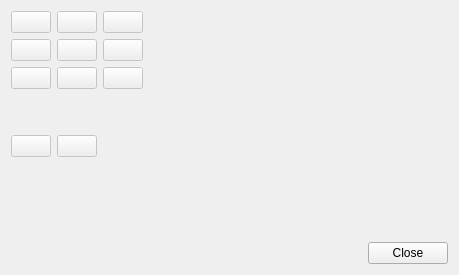
<?xml version="1.0" encoding="UTF-8"?>
<ui version="4.0">
 <class>ExtraMissionManagementDialog</class>
 <widget class="QWidget" name="ExtraMissionManagementDialog">
  <property name="geometry">
   <rect>
    <x>0</x>
    <y>0</y>
    <width>459</width>
    <height>275</height>
   </rect>
  </property>
  <property name="windowTitle">
   <string>Extra Mission Management</string>
  </property>
  <property name="windowIcon">
   <iconset resource="../img.qrc">
    <normaloff>:/img/logo.png</normaloff>:/img/logo.png</iconset>
  </property>
  <layout class="QVBoxLayout" name="verticalLayout">
   <item>
    <layout class="QGridLayout" name="gridLayout">
     <item row="0" column="1">
      <widget class="QPushButton" name="btnUnload">
       <property name="enabled">
        <bool>false</bool>
       </property>
       <property name="toolTip">
        <string>Unload mission</string>
       </property>
       <property name="icon">
        <iconset resource="../img.qrc">
         <normaloff>:/img/unload.png</normaloff>:/img/unload.png</iconset>
       </property>
       <property name="iconSize">
        <size>
         <width>32</width>
         <height>32</height>
        </size>
       </property>
      </widget>
     </item>
     <item row="4" column="0">
      <widget class="QPushButton" name="btnPrevious">
       <property name="enabled">
        <bool>false</bool>
       </property>
       <property name="toolTip">
        <string>Previous mission</string>
       </property>
       <property name="icon">
        <iconset resource="../img.qrc">
         <normaloff>:/img/previous.png</normaloff>:/img/previous.png</iconset>
       </property>
       <property name="iconSize">
        <size>
         <width>32</width>
         <height>32</height>
        </size>
       </property>
      </widget>
     </item>
     <item row="0" column="3">
      <spacer name="horizontalSpacer">
       <property name="orientation">
        <enum>Qt::Horizontal</enum>
       </property>
       <property name="sizeHint" stdset="0">
        <size>
         <width>40</width>
         <height>20</height>
        </size>
       </property>
      </spacer>
     </item>
     <item row="0" column="2">
      <widget class="QPushButton" name="btnReload">
       <property name="enabled">
        <bool>false</bool>
       </property>
       <property name="toolTip">
        <string>Reload mission</string>
       </property>
       <property name="icon">
        <iconset resource="../img.qrc">
         <normaloff>:/img/reload.png</normaloff>:/img/reload.png</iconset>
       </property>
       <property name="iconSize">
        <size>
         <width>32</width>
         <height>32</height>
        </size>
       </property>
      </widget>
     </item>
     <item row="2" column="0">
      <widget class="QPushButton" name="btnStart">
       <property name="enabled">
        <bool>false</bool>
       </property>
       <property name="toolTip">
        <string>Start mission</string>
       </property>
       <property name="icon">
        <iconset resource="../img.qrc">
         <normaloff>:/img/start.png</normaloff>:/img/start.png</iconset>
       </property>
       <property name="iconSize">
        <size>
         <width>32</width>
         <height>32</height>
        </size>
       </property>
      </widget>
     </item>
     <item row="1" column="2">
      <widget class="QPushButton" name="btnRerun">
       <property name="enabled">
        <bool>false</bool>
       </property>
       <property name="toolTip">
        <string>Rerun mission</string>
       </property>
       <property name="icon">
        <iconset resource="../img.qrc">
         <normaloff>:/img/rerun.png</normaloff>:/img/rerun.png</iconset>
       </property>
       <property name="iconSize">
        <size>
         <width>32</width>
         <height>32</height>
        </size>
       </property>
      </widget>
     </item>
     <item row="1" column="0">
      <widget class="QPushButton" name="btnRun">
       <property name="enabled">
        <bool>false</bool>
       </property>
       <property name="toolTip">
        <string>Run mission</string>
       </property>
       <property name="icon">
        <iconset resource="../img.qrc">
         <normaloff>:/img/run.png</normaloff>:/img/run.png</iconset>
       </property>
       <property name="iconSize">
        <size>
         <width>32</width>
         <height>32</height>
        </size>
       </property>
      </widget>
     </item>
     <item row="2" column="2">
      <widget class="QPushButton" name="btnRestart">
       <property name="enabled">
        <bool>false</bool>
       </property>
       <property name="toolTip">
        <string>Restart mission</string>
       </property>
       <property name="icon">
        <iconset resource="../img.qrc">
         <normaloff>:/img/restart.png</normaloff>:/img/restart.png</iconset>
       </property>
       <property name="iconSize">
        <size>
         <width>32</width>
         <height>32</height>
        </size>
       </property>
      </widget>
     </item>
     <item row="0" column="4">
      <widget class="QPushButton" name="btnMLE">
       <property name="toolTip">
        <string>Map list editor</string>
       </property>
       <property name="icon">
        <iconset resource="../img.qrc">
         <normaloff>:/img/MLE.png</normaloff>:/img/MLE.png</iconset>
       </property>
       <property name="iconSize">
        <size>
         <width>32</width>
         <height>32</height>
        </size>
       </property>
       <property name="flat">
        <bool>true</bool>
       </property>
      </widget>
     </item>
     <item row="1" column="1">
      <widget class="QPushButton" name="btnEnd">
       <property name="enabled">
        <bool>false</bool>
       </property>
       <property name="toolTip">
        <string>End mission</string>
       </property>
       <property name="icon">
        <iconset resource="../img.qrc">
         <normaloff>:/img/end.png</normaloff>:/img/end.png</iconset>
       </property>
       <property name="iconSize">
        <size>
         <width>32</width>
         <height>32</height>
        </size>
       </property>
      </widget>
     </item>
     <item row="2" column="1">
      <widget class="QPushButton" name="btnStop">
       <property name="enabled">
        <bool>false</bool>
       </property>
       <property name="toolTip">
        <string>Stop mission</string>
       </property>
       <property name="icon">
        <iconset resource="../img.qrc">
         <normaloff>:/img/stop.png</normaloff>:/img/stop.png</iconset>
       </property>
       <property name="iconSize">
        <size>
         <width>32</width>
         <height>32</height>
        </size>
       </property>
      </widget>
     </item>
     <item row="0" column="0">
      <widget class="QPushButton" name="btnLoad">
       <property name="enabled">
        <bool>false</bool>
       </property>
       <property name="toolTip">
        <string>Load mission</string>
       </property>
       <property name="icon">
        <iconset resource="../img.qrc">
         <normaloff>:/img/load.png</normaloff>:/img/load.png</iconset>
       </property>
       <property name="iconSize">
        <size>
         <width>32</width>
         <height>32</height>
        </size>
       </property>
      </widget>
     </item>
     <item row="4" column="1">
      <widget class="QPushButton" name="btnNext">
       <property name="enabled">
        <bool>false</bool>
       </property>
       <property name="toolTip">
        <string>Next mission</string>
       </property>
       <property name="icon">
        <iconset resource="../img.qrc">
         <normaloff>:/img/next.png</normaloff>:/img/next.png</iconset>
       </property>
       <property name="iconSize">
        <size>
         <width>32</width>
         <height>32</height>
        </size>
       </property>
      </widget>
     </item>
     <item row="3" column="2">
      <spacer name="verticalSpacer_2">
       <property name="orientation">
        <enum>Qt::Vertical</enum>
       </property>
       <property name="sizeHint" stdset="0">
        <size>
         <width>20</width>
         <height>40</height>
        </size>
       </property>
      </spacer>
     </item>
    </layout>
   </item>
   <item>
    <spacer name="verticalSpacer">
     <property name="orientation">
      <enum>Qt::Vertical</enum>
     </property>
     <property name="sizeHint" stdset="0">
      <size>
       <width>20</width>
       <height>40</height>
      </size>
     </property>
    </spacer>
   </item>
   <item>
    <widget class="QDialogButtonBox" name="buttonBox">
     <property name="standardButtons">
      <set>QDialogButtonBox::Close</set>
     </property>
    </widget>
   </item>
  </layout>
 </widget>
 <resources>
  <include location="../img.qrc"/>
 </resources>
 <connections>
  <connection>
   <sender>buttonBox</sender>
   <signal>rejected()</signal>
   <receiver>ExtraMissionManagementDialog</receiver>
   <slot>close()</slot>
   <hints>
    <hint type="sourcelabel">
     <x>229</x>
     <y>258</y>
    </hint>
    <hint type="destinationlabel">
     <x>229</x>
     <y>137</y>
    </hint>
   </hints>
  </connection>
 </connections>
</ui>
